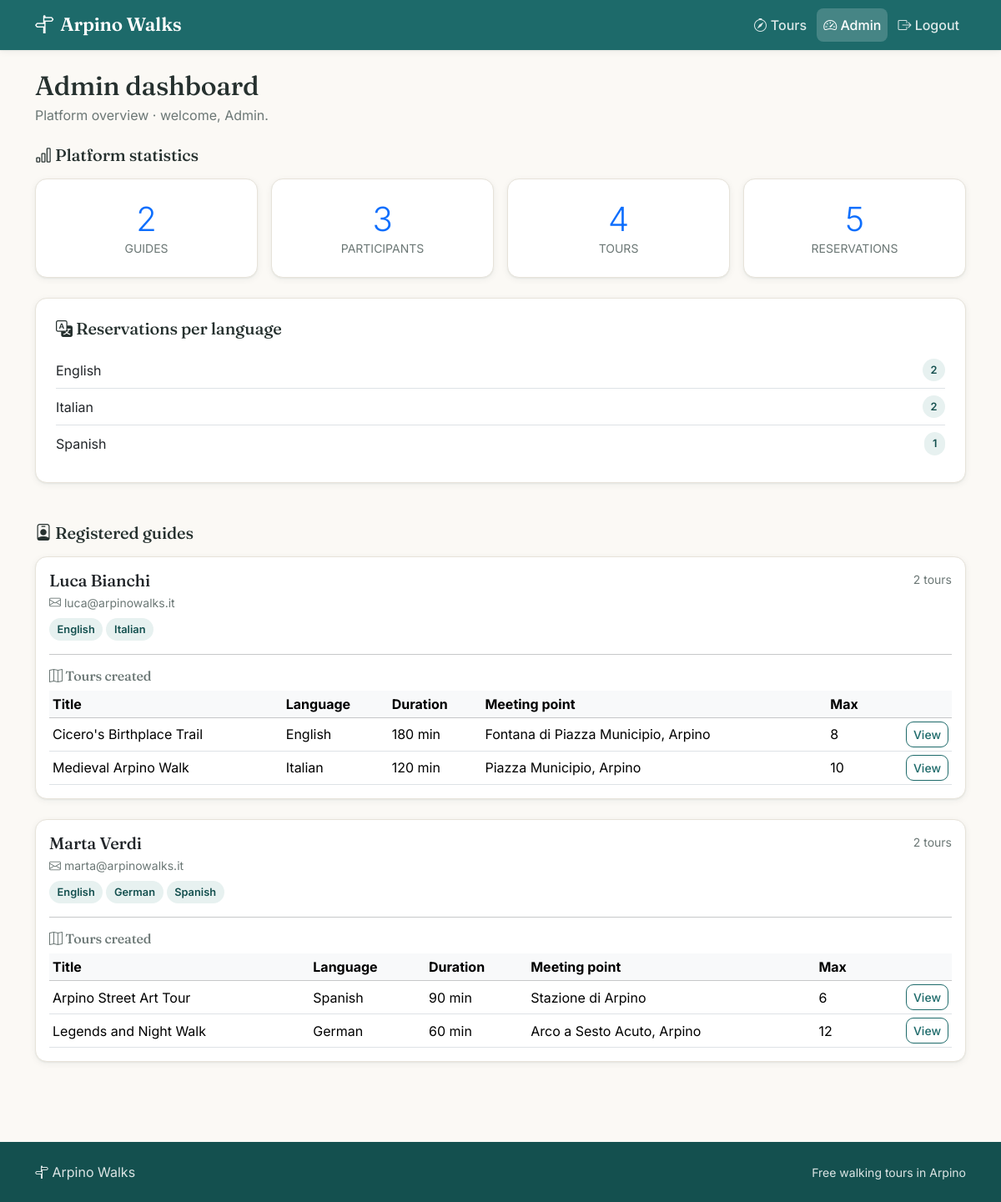
The page /admin (signed in) on the database its author committed.
### tables this page shows
CREATE TABLE users (
    id INTEGER PRIMARY KEY AUTOINCREMENT,
    first_name TEXT NOT NULL,
    last_name TEXT NOT NULL,
    email TEXT NOT NULL UNIQUE,
    password_hash TEXT NOT NULL,
    role TEXT NOT NULL CHECK(role IN ('participant', 'guide', 'admin'))
);

CREATE TABLE guide_languages (
    id INTEGER PRIMARY KEY AUTOINCREMENT,
    guide_id INTEGER NOT NULL,
    language TEXT NOT NULL CHECK(language IN ('Italian', 'English', 'Spanish', 'Portuguese', 'German')),
    UNIQUE(guide_id, language),
    FOREIGN KEY (guide_id) REFERENCES users(id) ON DELETE CASCADE
);

CREATE TABLE tours (
    id INTEGER PRIMARY KEY AUTOINCREMENT,
    guide_id INTEGER NOT NULL,
    title TEXT NOT NULL,
    meeting_point TEXT NOT NULL,
    duration_minutes INTEGER NOT NULL CHECK(duration_minutes > 0),
    language TEXT NOT NULL CHECK(language IN ('Italian', 'English', 'Spanish', 'Portuguese', 'German')),
    max_participants INTEGER NOT NULL CHECK(max_participants > 0),
    description TEXT NOT NULL,
    created_at TEXT NOT NULL,
    FOREIGN KEY (guide_id) REFERENCES users(id) ON DELETE CASCADE
);

### app.py (the view)
@app.route("/admin")
@login_required
def admin_dashboard():
    redirect_response = auth_utils.require_role("admin")
    if redirect_response:
        return redirect_response
    stats = {
        "guides": admin_dao.get_user_count_by_role("guide"),
        "participants": admin_dao.get_user_count_by_role("participant"),
        "tours": admin_dao.get_tour_count(),
        "reservations": admin_dao.get_reservation_count(),
    }
    reservations_by_language = admin_dao.get_reservations_count_by_language()
    guides_overview = []
    for guide in admin_dao.get_all_guides():
        languages = [row["language"] for row in user_dao.get_guide_languages(guide["id"])]
        tours = tour_dao.get_tours_by_guide(guide["id"])
        guides_overview.append({"guide": guide, "languages": languages, "tours": tours})
    return render_template(
        "admin_dashboard.html",
        stats=stats,
        reservations_by_language=reservations_by_language,
        guides_overview=guides_overview,
    )

### app.py (called while the page is built)
@login_manager.user_loader
def load_user(user_id):
    row = user_dao.get_user_by_id(user_id)
    return user_from_row(row)

### dao/admin_dao.py (called while the page is built)
def get_user_count_by_role(role):
    conn = get_connection()
    cur = conn.cursor()
    cur.execute("SELECT COUNT(*) AS total FROM users WHERE role = ?", (role,))
    total = cur.fetchone()["total"]
    cur.close()
    conn.close()
    return total

def get_tour_count():
    conn = get_connection()
    cur = conn.cursor()
    cur.execute("SELECT COUNT(*) AS total FROM tours")
    total = cur.fetchone()["total"]
    cur.close()
    conn.close()
    return total

def get_reservation_count():
    conn = get_connection()
    cur = conn.cursor()
    cur.execute("SELECT COUNT(*) AS total FROM reservations")
    total = cur.fetchone()["total"]
    cur.close()
    conn.close()
    return total

def get_reservations_count_by_language():
    conn = get_connection()
    cur = conn.cursor()
    cur.execute("""
        SELECT t.language, COUNT(r.id) AS total
        FROM reservations r
        JOIN tours t ON r.tour_id = t.id
        GROUP BY t.language
        ORDER BY total DESC, t.language
    """)
    rows = cur.fetchall()
    cur.close()
    conn.close()
    return rows

def get_all_guides():
    conn = get_connection()
    cur = conn.cursor()
    cur.execute("""
        SELECT id, first_name, last_name, email
        FROM users
        WHERE role = 'guide'
        ORDER BY last_name, first_name
    """)
    guides = cur.fetchall()
    cur.close()
    conn.close()
    return guides

### dao/tour_dao.py (called while the page is built)
def get_tours_by_guide(guide_id):
    conn = get_connection()
    cur = conn.cursor()
    cur.execute("""
        SELECT
            id,
            title,
            meeting_point,
            duration_minutes,
            language,
            max_participants,
            description,
            created_at
        FROM tours
        WHERE guide_id = ?
        ORDER BY title
    """, (guide_id,))
    tours = cur.fetchall()
    cur.close()
    conn.close()
    return tours

### dao/user_dao.py (called while the page is built)
def get_user_by_id(user_id):
    conn = get_connection()
    cur = conn.cursor()
    cur.execute("""
        SELECT *
        FROM users
        WHERE id = ?
    """, (user_id,))
    user = cur.fetchone()
    cur.close()
    conn.close()
    return user

### db/database.py (called while the page is built)
def get_connection():
    conn = sqlite3.connect(DB_PATH)
    conn.row_factory = sqlite3.Row
    conn.execute("PRAGMA foreign_keys = ON;")
    return conn

### templates/admin_dashboard.html (shortened to what this page needs)
{% extends "base.html" %}
{% block content %}
<header class="mb-4">
    <h1 class="h2 mb-1">Admin dashboard</h1>
    <p class="text-muted mb-0">Platform overview &middot; welcome, {{ current_user.first_name }}.</p>
</header>
<section class="mb-4">
    <h2 class="section-title h5"><i class="bi bi-bar-chart"></i> Platform statistics</h2>
    <div class="row g-3">
        <div class="col-6 col-lg-3">
            <div class="panel text-center h-100">
                <div class="display-6 text-primary">{{ stats.guides }}</div>
                <div class="text-muted small text-uppercase">Guides</div>
            </div>
        </div>
        <div class="col-6 col-lg-3">
            <div class="panel text-center h-100">
                <div class="display-6 text-primary">{{ stats.participants }}</div>
                <div class="text-muted small text-uppercase">Participants</div>
            </div>
        </div>
        <div class="col-6 col-lg-3">
            <div class="panel text-center h-100">
                <div class="display-6 text-primary">{{ stats.tours }}</div>
                <div class="text-muted small text-uppercase">Tours</div>
            </div>
        </div>
        <div class="col-6 col-lg-3">
            <div class="panel text-center h-100">
                <div class="display-6 text-primary">{{ stats.reservations }}</div>
                <div class="text-muted small text-uppercase">Reservations</div>
            </div>
        </div>
    </div>
</section>
<section class="mb-5">
    <div class="panel">
        <h2 class="section-title h5"><i class="bi bi-translate"></i> Reservations per language</h2>
        {% if reservations_by_language %}
            <ul class="list-group list-group-flush">
                {% for row in reservations_by_language %}
                    <li class="list-group-item px-0 d-flex justify-content-between align-items-center">
                        <span>{{ row.language }}</span>
                        <span class="chip">{{ row.total }}</span>
                    </li>
                {% endfor %}
            </ul>
        {% else %}
            <p class="text-muted mb-0">No reservations yet.</p>
        {% endif %}
    </div>
</section>
<section>
    <h2 class="section-title h5"><i class="bi bi-person-badge"></i> Registered guides</h2>
    {% if guides_overview %}
        {% for item in guides_overview %}
            {% set guide = item.guide %}
            <article class="card mb-4">
                <div class="card-body">
                    <div class="d-flex justify-content-between align-items-start flex-wrap gap-2">
                        <div>
                            <h3 class="h5 mb-1">{{ guide.first_name }} {{ guide.last_name }}</h3>
                            <p class="text-muted small mb-2"><i class="bi bi-envelope"></i> {{ guide.email }}</p>
                            <div class="d-flex flex-wrap gap-1">
                                {% for language in item.languages %}
                                    <span class="chip">{{ language }}</span>
                                {% else %}
                                    <span class="text-muted small">No languages set</span>
                                {% endfor %}
                            </div>
                        </div>
                        <span class="text-muted small">{{ item.tours|length }} tour{{ '' if item.tours|length == 1 else 's' }}</span>
                    </div>
                    <hr>
                    <h4 class="h6 text-muted mb-2"><i class="bi bi-map"></i> Tours created</h4>
                    {% if item.tours %}
                        <div class="table-responsive">
                            <table class="table table-sm align-middle mb-0">
                                <thead class="table-light">
                                    <tr>
                                        <th scope="col">Title</th>
                                        <th scope="col">Language</th>
                                        <th scope="col">Duration</th>
                                        <th scope="col">Meeting point</th>
                                        <th scope="col">Max</th>
                                        <th scope="col"></th>
                                    </tr>
                                </thead>
                                <tbody>
                                    {% for tour in item.tours %}
                                        <tr>
                                            <td>{{ tour.title }}</td>
                                            <td>{{ tour.language }}</td>
                                            <td>{{ tour.duration_minutes }} min</td>
                                            <td>{{ tour.meeting_point }}</td>
                                            <td>{{ tour.max_participants }}</td>
                                            <td class="text-end">
                                                <a href="{{ url_for('tour_detail', tour_id=tour.id) }}" class="btn btn-outline-primary btn-sm">View</a>
                                            </td>
                                        </tr>
                                    {% endfor %}
                                </tbody>
                            </table>
                        </div>
                    {% else %}
                        <p class="text-muted small mb-0">This guide has not created any tours yet.</p>
                    {% endif %}
                </div>
            </article>
        {% endfor %}
    {% else %}
        <div class="empty-state">
            <i class="bi bi-people"></i>
            <p class="mt-3 mb-0">No guides registered yet.</p>
        </div>
    {% endif %}
</section>
{% endblock %}

### static/styles/styles.css (style rules this page uses)
:root { --brand: #1d6a6a; --brand-dark: #14504f; --brand-soft: #e7f1f0; --accent: #e08a2e; --accent-dark: #c0741f; --paper: #fbf9f5; --surface: #ffffff; --ink: #26312f; --muted: #6b7775; --line: #e7e3da; --radius: 14px; --shadow-sm: 0 1px 2px rgba(20, 50, 49, .06), 0 2px 8px rgba(20, 50, 49, .06); --shadow-md: 0 6px 24px rgba(20, 50, 49, .10); }
body { background-color: var(--paper); color: var(--ink); font-family: "Inter", system-ui, -apple-system, "Segoe UI", Roboto, sans-serif; display: flex; flex-direction: column; min-height: 100vh; }
h1, h2, h3, h4, .navbar-brand { font-family: "Fraunces", Georgia, "Times New Roman", serif; color: var(--ink); letter-spacing: -.01em; }
a { color: var(--brand); text-decoration-thickness: 1px; text-underline-offset: 2px; }
.text-muted { color: var(--muted) !important; }
.section-title { font-size: 1.25rem; margin-bottom: 1rem; }
.card { border: 1px solid var(--line); border-radius: var(--radius); background: var(--surface); box-shadow: var(--shadow-sm); }
.chip { display: inline-flex; align-items: center; gap: .35rem; background: var(--brand-soft); color: var(--brand-dark); font-size: .8rem; font-weight: 600; padding: .25rem .6rem; border-radius: 999px; }
.btn { border-radius: 9px; font-weight: 500; }
.btn-outline-primary { --bs-btn-color: var(--brand); --bs-btn-border-color: var(--brand); --bs-btn-hover-bg: var(--brand); --bs-btn-hover-border-color: var(--brand); --bs-btn-active-bg: var(--brand-dark); }
.panel { background: var(--surface); border: 1px solid var(--line); border-radius: var(--radius); box-shadow: var(--shadow-sm); padding: 1.5rem; }

### rows shown on the page
users: first_name "Admin"
users: first_name "Luca", last_name "Bianchi", email "luca@arpinowalks.it"
guide_languages: language "English"
guide_languages: language "Italian"
tours: title "Cicero's Birthplace Trail", language "English", duration_minutes "180", meeting_point "Fontana di Piazza Municipio, Arpino", max_participants "8"
tours: title "Medieval Arpino Walk", language "Italian", duration_minutes "120", meeting_point "Piazza Municipio, Arpino", max_participants "10"
users: first_name "Marta", last_name "Verdi", email "marta@arpinowalks.it"
guide_languages: language "English"
guide_languages: language "German"
guide_languages: language "Spanish"
tours: title "Arpino Street Art Tour", language "Spanish", duration_minutes "90", meeting_point "Stazione di Arpino", max_participants "6"
tours: title "Legends and Night Walk", language "German", duration_minutes "60", meeting_point "Arco a Sesto Acuto, Arpino", max_participants "12"

### other values the page prints
{{ stats.guides }} "2"
{{ stats.participants }} "3"
{{ stats.tours }} "4"
{{ stats.reservations }} "5"
{{ row.language }} "English" "Italian" "Spanish"
{{ row.total }} "2" "2" "1"
{{ item.tours|length }} "2" "2"
{{ '' if item.tours|length == 1 else 's' }} "s" "s"
